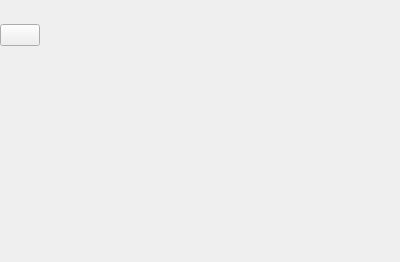
<?xml version="1.0" encoding="UTF-8"?>
<ui version="4.0">
 <class>PrefabFrame</class>
 <widget class="QFrame" name="PrefabFrame">
  <property name="geometry">
   <rect>
    <x>0</x>
    <y>0</y>
    <width>400</width>
    <height>262</height>
   </rect>
  </property>
  <property name="sizePolicy">
   <sizepolicy hsizetype="Preferred" vsizetype="Minimum">
    <horstretch>0</horstretch>
    <verstretch>0</verstretch>
   </sizepolicy>
  </property>
  <property name="maximumSize">
   <size>
    <width>16777215</width>
    <height>16777215</height>
   </size>
  </property>
  <property name="windowTitle">
   <string>Frame</string>
  </property>
  <property name="frameShape">
   <enum>QFrame::NoFrame</enum>
  </property>
  <property name="frameShadow">
   <enum>QFrame::Plain</enum>
  </property>
  <layout class="QHBoxLayout" name="horizontalLayout">
   <property name="sizeConstraint">
    <enum>QLayout::SetMinimumSize</enum>
   </property>
   <property name="leftMargin">
    <number>0</number>
   </property>
   <property name="topMargin">
    <number>2</number>
   </property>
   <property name="rightMargin">
    <number>0</number>
   </property>
   <property name="bottomMargin">
    <number>2</number>
   </property>
   <item>
    <layout class="QVBoxLayout" name="verticalLayout">
     <property name="spacing">
      <number>0</number>
     </property>
     <property name="sizeConstraint">
      <enum>QLayout::SetMinimumSize</enum>
     </property>
     <item>
      <widget class="QFrame" name="frame">
       <property name="sizePolicy">
        <sizepolicy hsizetype="Minimum" vsizetype="Preferred">
         <horstretch>0</horstretch>
         <verstretch>0</verstretch>
        </sizepolicy>
       </property>
       <property name="frameShape">
        <enum>QFrame::NoFrame</enum>
       </property>
       <property name="frameShadow">
        <enum>QFrame::Raised</enum>
       </property>
       <layout class="QHBoxLayout" name="horizontalLayout_3">
        <property name="spacing">
         <number>6</number>
        </property>
        <property name="leftMargin">
         <number>0</number>
        </property>
        <property name="topMargin">
         <number>0</number>
        </property>
        <property name="rightMargin">
         <number>0</number>
        </property>
        <property name="bottomMargin">
         <number>0</number>
        </property>
        <item>
         <widget class="QPushButton" name="pushButton_DeleteItem">
          <property name="text">
           <string/>
          </property>
          <property name="icon">
           <iconset resource="../resources/images.qrc">
            <normaloff>:/icons/delete.ico</normaloff>:/icons/delete.ico</iconset>
          </property>
         </widget>
        </item>
        <item>
         <widget class="QLabel" name="label_Name">
          <property name="sizePolicy">
           <sizepolicy hsizetype="Preferred" vsizetype="Minimum">
            <horstretch>0</horstretch>
            <verstretch>0</verstretch>
           </sizepolicy>
          </property>
          <property name="text">
           <string/>
          </property>
         </widget>
        </item>
        <item>
         <spacer name="horizontalSpacer_2">
          <property name="orientation">
           <enum>Qt::Horizontal</enum>
          </property>
          <property name="sizeHint" stdset="0">
           <size>
            <width>40</width>
            <height>20</height>
           </size>
          </property>
         </spacer>
        </item>
       </layout>
      </widget>
     </item>
     <item>
      <widget class="ClickableGraphicsView" name="graphicsView_Prefab">
       <property name="sizePolicy">
        <sizepolicy hsizetype="Expanding" vsizetype="Minimum">
         <horstretch>0</horstretch>
         <verstretch>0</verstretch>
        </sizepolicy>
       </property>
       <property name="autoFillBackground">
        <bool>false</bool>
       </property>
       <property name="styleSheet">
        <string notr="true">background-color: transparent</string>
       </property>
      </widget>
     </item>
    </layout>
   </item>
   <item>
    <spacer name="horizontalSpacer">
     <property name="orientation">
      <enum>Qt::Horizontal</enum>
     </property>
     <property name="sizeHint" stdset="0">
      <size>
       <width>40</width>
       <height>20</height>
      </size>
     </property>
    </spacer>
   </item>
  </layout>
 </widget>
 <customwidgets>
  <customwidget>
   <class>ClickableGraphicsView</class>
   <extends>QGraphicsView</extends>
   <header>graphicsview.h</header>
  </customwidget>
 </customwidgets>
 <resources>
  <include location="../resources/images.qrc"/>
 </resources>
 <connections/>
</ui>
